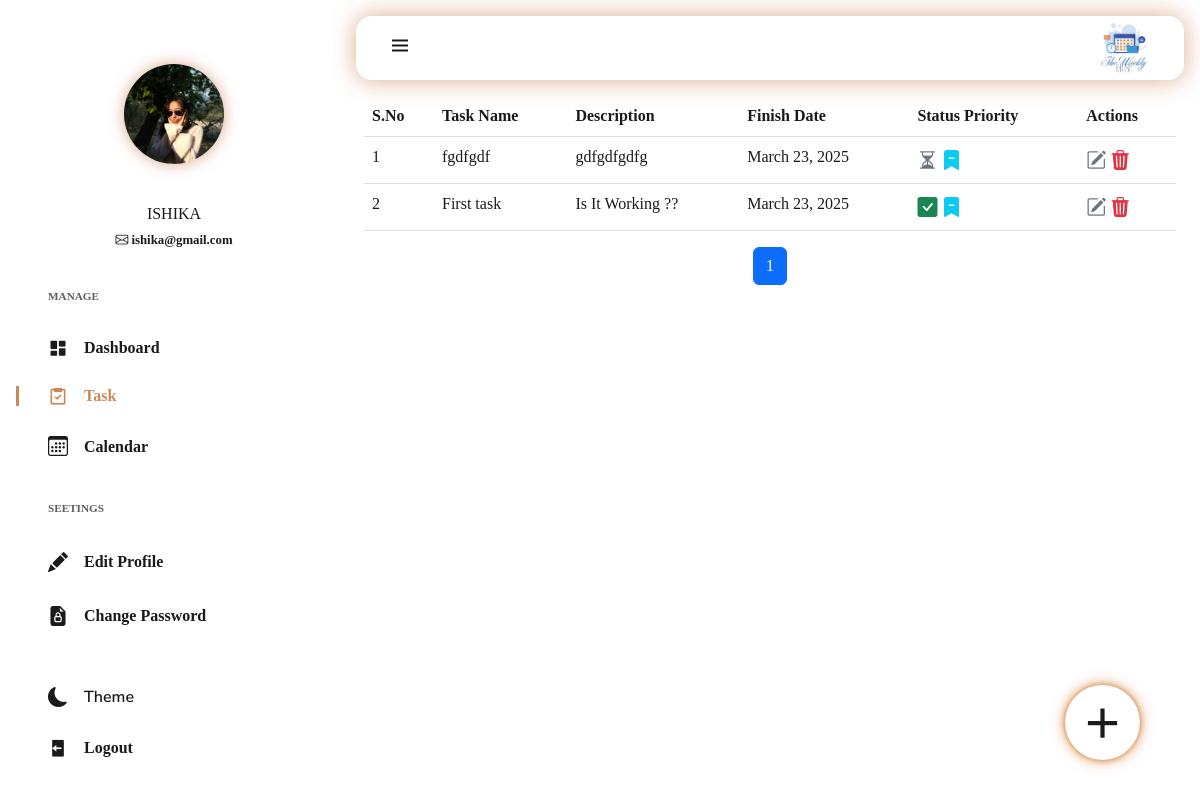
The page /task/ (signed in) on the database its author committed.
### myapp/models.py (models this page shows)
class Profile(models.Model):
    user = models.OneToOneField(User,on_delete=models.CASCADE)
    fname = models.CharField(max_length=100)
    email = models.EmailField(unique=True)
    profile_pic =models.ImageField(upload_to='profile',default='profile/default.svg')

class Task(models.Model):
    name = models.CharField(max_length=150)
    description = models.TextField()
    status = models.CharField(max_length=25,default='Incomplete')
    date = models.DateField(auto_now_add=True)
    finishDate = models.DateField(null=True, blank=True)
    start_time=models.TimeField()
    end_time=models.TimeField()
    priority=models.CharField(max_length=25,default='Unmark')
    username=models.ForeignKey(settings.AUTH_USER_MODEL,on_delete=models.CASCADE)

### myapp/middlewares.py (the view)
    def wrapped_view(request,*args,**kwargs):
        if request.user.is_authenticated == False:
            return redirect ('login')
        return view_function(request,*args,**kwargs)

### myapp/views.py (called while the page is built)
@auth
def task(request):
    tasks = Task.objects.filter(username=request.user).order_by('-id')
    paginator = Paginator(tasks, 10)  # Show 5 tasks per page
    page_number = request.GET.get('page')
    page_task = paginator.get_page(page_number)
    return render(request,'task.html',{'page_task':page_task})

### templates/task.html (shortened to what this page needs)
{% extends 'layouts/dashboard_layout.html' %}
{% block content %}
<div class="row">
  <div class="col-md-12">
      {% if page_task %}
      <div id="taskTable">
        {% include "partials/table.html" %}
        {% include "partials/pagination.html" %}
      </div>
      {% else %}
      <div class="centerElementDiv" id="noTaskDiv">
        <h1>You Not Created Any Task.</h1>
      </div>
      {% endif %}
  </div>
</div>
{% endblock %}

### templates/partials/sidebar.html
{% load static %}
<nav class="sidebar" id="sidebar">
    <div class="sidebar__container">
        <div class="sidebar__user" id="sidebar_user">
            <div class="sidebar__img" data-bs-toggle="modal" data-bs-target="#profileImageModal">
                <img src="{{request.user.profile.profile_pic.url }}" alt="Profile_picture">
            </div>
            <div class="sidebar__info">
                <h3 style="text-transform: uppercase;">{{ request.user.username}}</h3>
                {%if request.user.profile.email %}
                <span>
                    <i class="bi bi-envelope"></i>
                    <span>{{request.user.profile.email}}</span>
                </span>
                {% endif%}
            </div>
        </div>
        <div class="sidebar__content">
            <div>
                <h3 class="sidebar__title">MANAGE</h3>
                <div class="sidebar__list">
                    <a href="{% url 'dashboard' %}" class="sidebar__link active-link">
                        <i class='bx bxs-dashboard' data-bs-toggle="tooltip" data-bs-placement="right" title="Dashboard" ></i>
                        <span>Dashboard</span>
                    </a>
                    <a href="{% url 'task' %}" class="sidebar__link">
                        <i class='bx bx-task' data-bs-toggle="tooltip" data-bs-placement="right" title="Task"></i>
                        <span>Task</span>
                    </a>
                    <a href="{% url 'calendar' %}" class="sidebar__link">
                        <i class='bi bi-calendar3' data-bs-toggle="tooltip" data-bs-placement="right" title="Calendar"></i>
                        <span>Calendar</span>
                    </a>
                </div>
            </div>
            <div>
                <h3 class="sidebar__title">SEETINGS</h3>
                <div class="sidebar__list">
                    <a href="#" data-bs-toggle="modal" data-bs-target="#EditProfileModal" class="sidebar__link">
                        <i class='bi bi-pencil-fill' data-bs-toggle="tooltip" data-bs-placement="right" title="Edit Profil"></i>
                        <span>Edit Profile</span>
                    </a>
                    <a href="#" class="sidebar__link" data-bs-toggle="modal" data-bs-target="#updatePasswordModal">
                        <i class='bi bi-file-earmark-lock-fill' data-bs-toggle="tooltip" data-bs-placement="right" title="Change Password"></i>
                        <span>Change Password</span>
                    </a>
                </div>
            </div>
        </div>
        <div class="sidebar__actions">
            <a id="theme-button" class="sidebar__link sidebar__theme">
                <i class="bi bi-moon-fill" data-bs-toggle="tooltip" data-bs-placement="right" title="Theme"></i>
                <span>Theme</span>
            </a>
            <a href="{% url 'logout' %}" class="sidebar__link">
                <i class='bx bxs-log-out' data-bs-toggle="tooltip" data-bs-placement="right" title="Logout"></i>
                <span>Logout</span>
            </a>
        </div>
    </div>
</nav>

### templates/partials/table.html
<table class="table table-hover">
    <thead>
      <tr>
        <th>S.No</th>
        <th>Task Name</th>
        <th>Description</th>
        <th>Finish Date</th>
        <th>Status Priority</th>
        <th>Actions</th>
      </tr>
    </thead>
    <tbody>
        {% for task in page_task %}
      <tr>
        <td>{{ forloop.counter }}</td>
        <td>{{ task.name }}</td>
        <td>{{ task.description }}</td>
        <td>{{ task.finishDate }}</td>
        <td>
            {% if task.status == 'Incomplete'%}
                <i class="bi bi-hourglass-split text-secondary" data-bs-toggle="tooltip" title="Pending"></i>
            {% else %}
                <i class="bi bi-check-square-fill text-success" data-bs-toggle="tooltip" title="Completed"></i>
             {% endif %}
             {% if task.priority == 'Unmark' %}
                <i class='bi bi-bookmark-dash-fill text-info' data-bs-toggle="tooltip" title="Unmark"></i>
            {% elif task.priority == 'Flagged' %}
                <i class='bi bi-flag-fill text-warning' data-bs-toggle="tooltip" title="Flagged"></i>
            {% else %}
                <i class='bi bi-star-fill text-warning' data-bs-toggle="tooltip" title="Star"></i>
            {% endif %}
        </td>
        <td>
            <a href="#" class="edit-task" data-task-id="{{ task.id }}" data-bs-toggle="modal" data-bs-target="#editTaskModal">
                <i class="bi bi-pencil-square text-secondary" data-bs-toggle="tooltip" title="Edit"></i>
            </a>
            <a href="#" class="delete-task" data-task-id="{{ task.id }}" data-bs-toggle="modal" data-bs-target="#deleteTaskModal">
                <i class="bi bi-trash3-fill text-danger" data-bs-toggle="tooltip" title="Delete"></i>
            </a>
        </td>
      </tr>
        {% endfor %}
    </tbody>
</table>

### static/css/dashboard.css (style rules this page uses)
:root { --header-height:3.5em; --body-color: #ffffff; --surface-color: #f9f9f9; --card-color: #ffffff; --text-color: #1a1a1a; --text--secondary-color: #5e5e5e; --title-color: #FF4757; --accent-color: #cb885b; --highlight-color: #f4c381; --border-color: #e0e0e0; --shadow-color: #bd612486; --button-bg: var(--accent-color); --button-text: #ffffff; --transition: all 0.3s ease; transition: all 0.3s ease-in-out; --body-font:"Nunito Sans", sans-serif; --normal-font-size:.938rem; --medium-font-size:.80rem; --smaller-font-size:.75rem; --tiny-font-size:.70rem; --font-regular:400; --font-semi-bold:600; --Z-tooltip:100; --z-fixed:10; }
@media screen and (min-width:1150px) { :root { --normal-font-size:1rem; --smaller-font-size:.83rem; } }
body { font-family: var(--body-font); font-family: var(--normal-font-size); background-color: var(--body-color); color: var(--text-color); transition: background-color .4s; }
a { text-decoration: none; }
img { display: block; max-width: 100%; height: auto; }
.sidebar { position: fixed; top: 4rem; left: -120%; bottom: 0; z-index: var(--z-fixed); width: 288px; background-color: var(--body-color); box-shadow: 2px 0 24px (var(--shadow-color)); padding-block: 1.5rem; margin: .75rem; border-radius: 1rem; transition: left .4s, background-color .4s, width .4s; }
.sidebar__container, .sidebar__content { display: flex; flex-direction: column; row-gap: 2.5rem; }
.sidebar__container { height: 100%; overflow: hidden; }
.sidebar__user, .sidebar__info { display: flex; flex-direction: column; justify-content: center; align-items: center; gap: 1.5rem; margin-top: 1.5rem; }
.sidebar__img { position: relative; width: 75px; height: 75px; background-color: var(--body-color); border-radius: 50%; }
.sidebar__img img { width: 75px; height: 75px; cursor: pointer; border-radius: 50%; object-fit: cover; box-shadow: 0 0 15px var(--shadow-color); }
.sidebar__info h3 { font-size: var(--normal-font-size); color: var(--text-color); transition: color .4s; margin-top: -.5rem; }
.sidebar__info span { font-size: var(--medium-font-size); font-weight: var(--font-semi-bold); color: var(--text-color); transition: color .4s; margin-top: -1.5rem; }
.sidebar__content { overflow: hidden auto; }
.sidebar__title { width: max-content; font-size: var(--tiny-font-size); font-weight: var(--font-semi-bold); padding-left: 2rem; padding-bottom: 1.5rem; color: var(--text--secondary-color); }
.sidebar__list, .sidebar__actions { display: grid; row-gap: 1.5rem; }
.sidebar__link { position: relative; display: grid; grid-template-columns: repeat(2,max-content); align-items: center; column-gap: 1rem; color: var(--text-color); padding-left: 2rem; transition: color .4s, opacity .4s; transform: 0.3s; }
.sidebar__link i { font-size: 1.25rem; }
.sidebar__link span { font-weight: var(--font-semi-bold); }
.sidebar__actions { margin-top: auto; }
.sidebar__theme { width: 100%; font-size: 1.25rem; }
.sidebar__theme span { font-size: var(--normal-font-size); font-family: var(--body-font); }
.active-link { color: var(--accent-color); }
.active-link::after { content: ''; position: absolute; left: 0; width: 3px; height: 20px; background-color: var(--accent-color); }
@media screen and (min-width:1150px) { .sidebar { top:0; left: 0; width: 316px; margin: 1rem; } }
@media screen and (min-width:1150px) { .sidebar__info, .sidebar__link span { transition: opacity .4s; } }
@media screen and (min-width:1150px) { .sidebar__user, .sidebar__title { transition: padding .4s; } }
@media screen and (min-width:1150px) { .sidebar__img { width: 100px; height: 100px; transition: width .4s, height .4s; } }
@media screen and (min-width:1150px) { .sidebar__img img { width: 100px; height: 100px; transition: width .4s, height .4s; } }
#taskTable table thead tr th, #taskTable table tbody tr td { color: var(--text-color); background-color: var(--body-color); }
#taskTable table tbody tr td i { font-size: 1.25rem; }

### static/css/style.css (style rules this page uses)
* { margin: 0; padding: 0; box-sizing: border-box; }

### rows shown on the page
Task: name "fgdfgdf", description "gdfgdfgdfg", finishDate "March 23, 2025", status "Incomplete" (drawn), priority "Unmark" (drawn)
Task: name "First task", description "Is It Working ??", finishDate "March 23, 2025", status "Complete" (drawn), priority "Unmark" (drawn)

### other values the page prints
{{ request.user.username }} "ISHIKA"
{{ request.user.profile.email }} "ishika@gmail.com"
{{ page_task.number }} "1"
